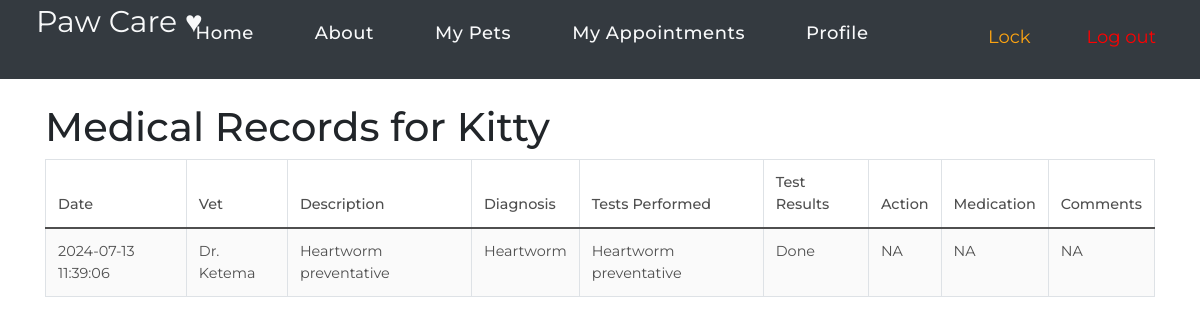
Page /owner/view_medical_records/11 (signed in) on the committed database.
### models.py (models this page shows, shortened)
class Pet(UserMixin, db.Model):
    id = db.Column(db.Integer, primary_key=True)
    name = db.Column(db.String(250), nullable=False)
    species = db.Column(db.String(250), nullable=False)
    breed = db.Column(db.String(250), nullable=True)
    dob=db.Column(db.Date, nullable=False)
    profile_photo = db.Column(db.String(250), nullable=True)
    owner_id = db.Column(db.Integer, db.ForeignKey('users.id'), nullable=False)

class MedicalRecord(db.Model):
    id = db.Column(db.Integer, primary_key=True)
    pet_id = db.Column(db.Integer, db.ForeignKey('pet.id'), nullable=False)
    vet_id = db.Column(db.Integer, db.ForeignKey('users.id'), nullable=False)
    description = db.Column(db.Text, nullable=False)
    date = db.Column(db.DateTime, nullable=False, default=datetime.now())
    diagnosis = db.Column(db.Text, nullable=False)
    tests_performed = db.Column(db.Text, nullable=True)
    test_results = db.Column(db.Text, nullable=True)
    action = db.Column(db.Text, nullable=True)
    medication = db.Column(db.Text, nullable=True)
    comments = db.Column(db.Text, nullable=True)
    pet = db.relationship('Pet', backref='medical_records', lazy=True)
    vet = db.relationship('Users', backref='medical_records', lazy=True)

class Users(UserMixin, db.Model):
    id = db.Column(db.Integer, primary_key=True)
    Fullname = db.Column(db.String(250), nullable=False)
    Email = db.Column(db.String(250), unique=True, nullable=False)
    Password = db.Column(db.String(250), nullable=False)
    role = db.Column(db.String(50), nullable=False, default='user')  # Added role field
    profile_picture = db.Column(db.String(250), nullable=True)
    status = db.Column(db.String(250), nullable=False, default='active')
    pets = db.relationship('Pet', backref='owner', lazy=True)

### app.py (the view)
@app.route('/owner/view_medical_records/<int:pet_id>')
@login_required
def view_medical_records(pet_id):
    pet = Pet.query.get_or_404(pet_id)
    if current_user.role not in ['veterinarian', 'user'] or (current_user.role == 'user' and pet.owner_id != current_user.id):
        abort(403)
    medical_records = MedicalRecord.query.filter_by(pet_id=pet.id).all()
    return render_template('view_medical_records.html', pet=pet, medical_records=medical_records)

### app.py (called while the page is built)
@login_manager.user_loader
def loader_user(user_id):
    return Users.query.get(user_id)

### templates/view_medical_records.html (shortened to what this page needs)
{% extends "base/base.html" %}
{% block content %}
<div class="container">
    <h1 class="mt-4">Medical Records for {{ pet.name }}</h1>
    {% if medical_records %}
        <div class="table-responsive">
            <table class="table table-striped table-bordered">
                <thead>
                    <tr>
                        <th>Date</th>
                        <th>Vet</th>
                        <th>Description</th>
                        <th>Diagnosis</th>
                        <th>Tests Performed</th>
                        <th>Test Results</th>
                        <th>Action</th>
                        <th>Medication</th>
                        <th>Comments</th>
                    </tr>
                </thead>
                <tbody>
                    {% for record in medical_records %}
                        <tr>
                            <td>{{ record.date.strftime('%Y-%m-%d %H:%M:%S') }}</td>
                            <td>{{ record.vet.Fullname }}</td>
                            <td>{{ record.description }}</td>
                            <td>{{ record.diagnosis }}</td>
                            <td>{{ record.tests_performed }}</td>
                            <td>{{ record.test_results }}</td>
                            <td>{{ record.action }}</td>
                            <td>{{ record.medication }}</td>
                            <td>{{ record.comments }}</td>
                        </tr>
                    {% endfor %}
                </tbody>
            </table>
        </div>
    {% else %}
        <p>No medical records found for this pet.</p>
    {% endif %}
</div>
{% endblock %}

### static/css/profile.css (style rules this page uses)
body { font-family: Arial, sans-serif; background-color: #f4f4f4; margin: 0; padding: 0; }

### templates/base/base.html (style rules this page uses)
body { font-family: 'Montserrat', 'sans-serif'; }

### rows in the picture
Pet: name "Kitty"
MedicalRecord: date "2024-07-13 11:39:06", vet.Fullname "Dr. Ketema", description "Heartworm preventative", diagnosis "Heartworm", tests_performed "Heartworm preventative", test_results "Done", action "NA", medication "NA", comments "NA"
